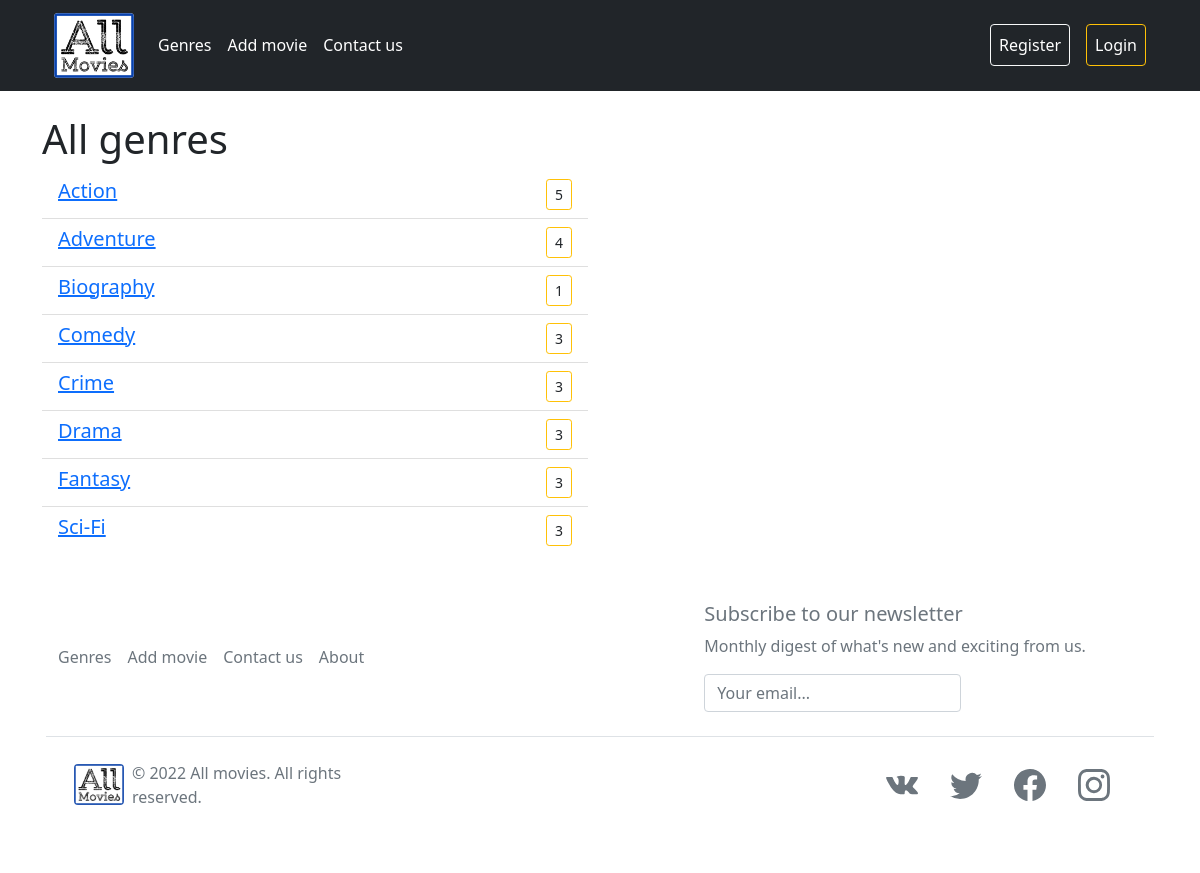
The page /genres/ on the database its author committed.
### movie_app/models.py (models this page shows, shortened)
class MenuItem(models.Model):
    title = models.CharField(max_length=128)
    slug = models.SlugField(max_length=155, unique=True, verbose_name='URL')
    position = models.PositiveIntegerField(default=auto_incrementor,)
    def __str__(self):
        return str(self.title)
    class Meta:
        ordering = ('position',)
        verbose_name = 'Menu item'
        verbose_name_plural = 'Menu items'

class Genre(models.Model):
    name = models.CharField(max_length=100, unique=True, db_index=True)
    slug = models.SlugField(max_length=255, unique=True, db_index=True, verbose_name='URL')
    class Meta:
        verbose_name = 'Genre'
        verbose_name_plural = 'Genres'
        ordering = ('name',)
    def get_absolute_url(self):
        return reverse('movie_app:genre', kwargs={'slug_genre': self.slug})

### movie_app/views.py (the view)
# urls.py: path('genres/', GenreList.as_view(), name='genres'),
class GenreList(ContextData, ListView):
    model = Genre
    template_name = 'movie_app/genre_list.html'
    context_object_name = 'genres'
    paginate_by = 0
    filterset_class = MovieFilter
    def get_context_data(self, *, object_list=None, **kwargs):
        context = super().get_context_data(**kwargs)
        context_data = self.get_user_context(title=titles['genres'])
        return context | context_data
    def get_queryset(self):
        return self.model.objects.all().annotate(Count('movie'))

### movie_app/templatetags/movies_app_tags.py (called while the page is built)
@register.simple_tag
def concat_all(*args):
    return ''.join(map(str, args))

@register.inclusion_tag('includes/movie_app/navbar.html', takes_context=True)
def show_top_menu(context):
    context['menu_items'] = MenuItem.objects.all()
    return context

@register.inclusion_tag('includes/movie_app/subscribe.html')
def subscribe_form():
    return {'subscribe_form': SubscribeForm}

### movie_app/utils.py (called while the page is built)
    def get_user_context(self, **kwargs):
        context = kwargs
        return context

### movie_app/templates/movie_app/genre_list.html
{% extends 'movie_app/base.html' %}
{% block content %}
    <div class="mt-4 row">
        <div class="col">
            <h1>{{ title }}</h1>
        </div>
    </div>
    <div class="row">
        <div class="col-12 col-sm-12 col-md-8 col-lg-6 col-xl-6">
            <ul class="list-group list-group-flush">
                {% for genre in genres.all %}
                    {% if genre.movie__count %}
                        <li class="list-group-item list-group-item-action">
                            <div class="d-flex w-100 justify-content-between">
                                <a href="{{ genre.get_absolute_url }}">
                                    <h5 class="mb-1">
                                        {{ genre.name }}
                                    </h5>
                                </a>
                                <a class="btn btn-sm btn-outline-warning text-dark"
                                   href="{{ genre.get_absolute_url }}">
                                        {{ genre.movie__count }}
                                </a>
                            </div>
                        </li>
                    {% endif %}
                {% endfor %}
            </ul>
        </div>
    </div>
{% endblock %}

### movie_app/templates/includes/movie_app/navbar.html (shortened to what this page needs)
{% load static %}
{% load movies_app_tags %}
<div class="row">
    <div class="col">
        <nav class="navbar navbar-expand-md navbar navbar-dark bg-dark">
            <div class="container">
                <a class="navbar-brand" href="{% url 'movie_app:main' %}"
                   title="Main page">
                    <img class="bg-white border-dark rounded-2"
                         src="{% static 'movie_app/img/brand-logo.png' %}"
                         alt="All movies logo"
                         width="80px">
                </a>
                <div class="collapse navbar-collapse justify-content-between" id="navbarNav">
                    <ul class="navbar-nav ml-auto">
                        {% for item in menu_items %}
                            {% if not forloop.last %}
                                <li class="nav-item">
                                    {% concat_all 'movie_app:' item.slug as item_url %}
                                    <a class="nav-link text-white" href="{% url item_url %}" title="{{ item.title }}">
                                        {{ item.title }}
                                    </a>
                                </li>
                            {% endif %}
                        {% endfor %}
                    </ul>
                    <ul class="navbar-nav mr-auto">
                        {% if not request.user.is_authenticated %}
                            <li class="nav-item">
                                <a class="nav-link register btn btn-outline-light text-white"
                                   href="{% url 'movie_app:register' %}"
                                   title="Register">
                                    Register
                                </a>
                            </li>
                            <li class="nav-item">
                                <a class="nav-link"></a>
                            </li>
                            <li class="nav-item">
                                <a class="nav-link login btn btn-outline-warning text-white"
                                   href="{% url 'movie_app:login' %}"
                                   title="Login">
                                    Login
                                </a>
                            </li>
                        {% endif %}
                    </ul>
                </div>
            </div>
        </nav>
    </div>
</div>

### movie_app/templates/includes/movie_app/footer.html
{% load static %}
{% load movies_app_tags %}
<div class="container">
    <footer class="p-3 my-4 bg-white">
        <div class="row d-flex flex-wrap justify-content-between align-items-center
        mt-2 mb-4 text-muted">
            <div class="col-6">
                <ul class="nav flex-row">
                    {% for item in menu_items %}
                        {% concat_all 'movie_app:' item.slug as item_url %}
                        <li class="nav-item me-3">
                            <a href="{% url item_url %}" class="nav-link p-0 text-muted">{{ item }}</a>
                        </li>
                    {% endfor %}
                </ul>
            </div>
            <div class="col-5">
                {% subscribe_form %}
            </div>
        </div>
        <div class="row p-3 d-flex flex-wrap justify-content-between
        align-items-center border-top">
            <div class="col-md-4 d-flex align-items-center">
                <a href="/" class="mb-3 me-2 mb-md-0 text-decoration-none lh-1">
                    <img class="bg-white border-white rounded-2"
                         src="{% static 'movie_app/img/brand-logo.png' %}"
                         alt="All movies logo"
                         width="50px">
                </a>
                <span class="text-muted">&copy; 2022 All movies. All rights reserved.</span>
            </div>
            <ul class="nav col-md-4 justify-content-end list-unstyled d-flex">
                {% include 'includes/movie_app/social_share.html' %}
            </ul>
        </div>
    </footer>
</div>

### rows shown on the page
MenuItem: title "Genres"
MenuItem: title "Add movie"
MenuItem: title "Contact us"
Genre: name "Action", movie__count "5"
Genre: name "Adventure", movie__count "4"
Genre: name "Biography", movie__count "1"
Genre: name "Comedy", movie__count "3"
Genre: name "Crime", movie__count "3"
Genre: name "Drama", movie__count "3"
Genre: name "Fantasy", movie__count "3"
Genre: name "Sci-Fi", movie__count "3"
MenuItem: title "About"

### other values the page prints
{{ title }} "All genres"
